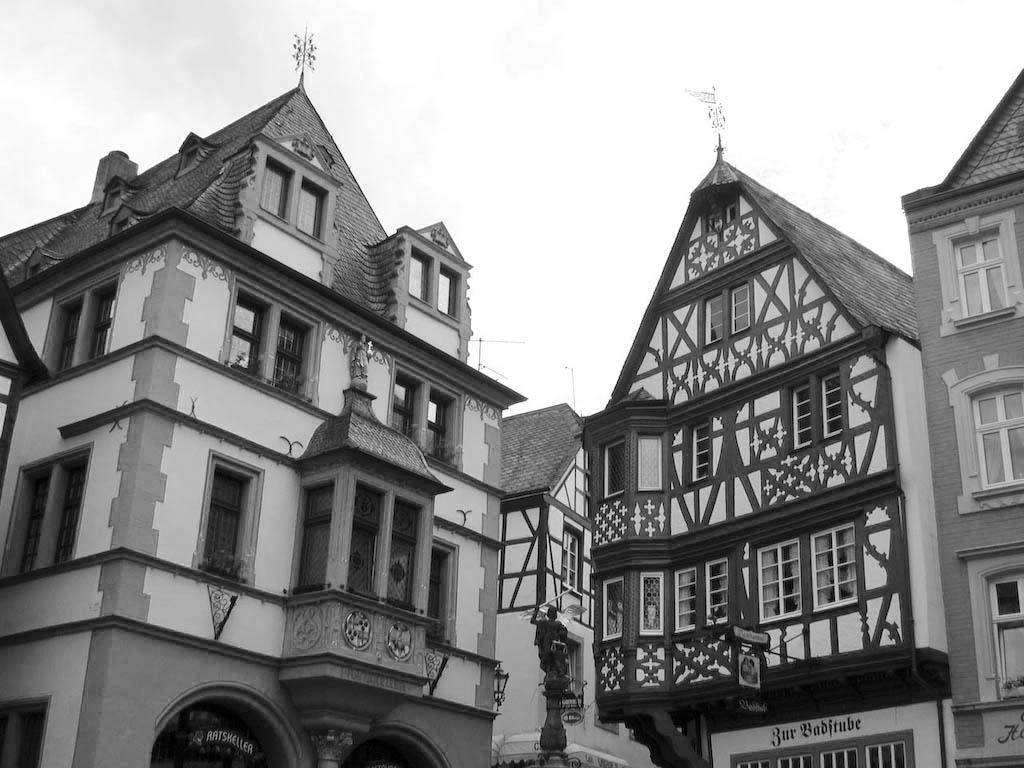
#> input picture last/house.jpeg, 1024 x 768 px
$ python 2.py
#> lines starting #> are read from the running program, lines starting #| are printed output that depends on the picture
import cv2
from matplotlib import pyplot as plt
import numpy as np

img = cv2.imread("house.jpeg",0)
#> img is the input picture: shape (768, 1024); min 0, max 255, mean 141.3

vertical_kernel = np.array([[-1,0,1],[-2,0,2],[-1,0,1]],np.int32)
horizontal_kernel = np.array([[-1,-2,-1],[0,0,0],[1,2,1]],np.int32)

v_img = cv2.filter2D(img,-1,vertical_kernel)
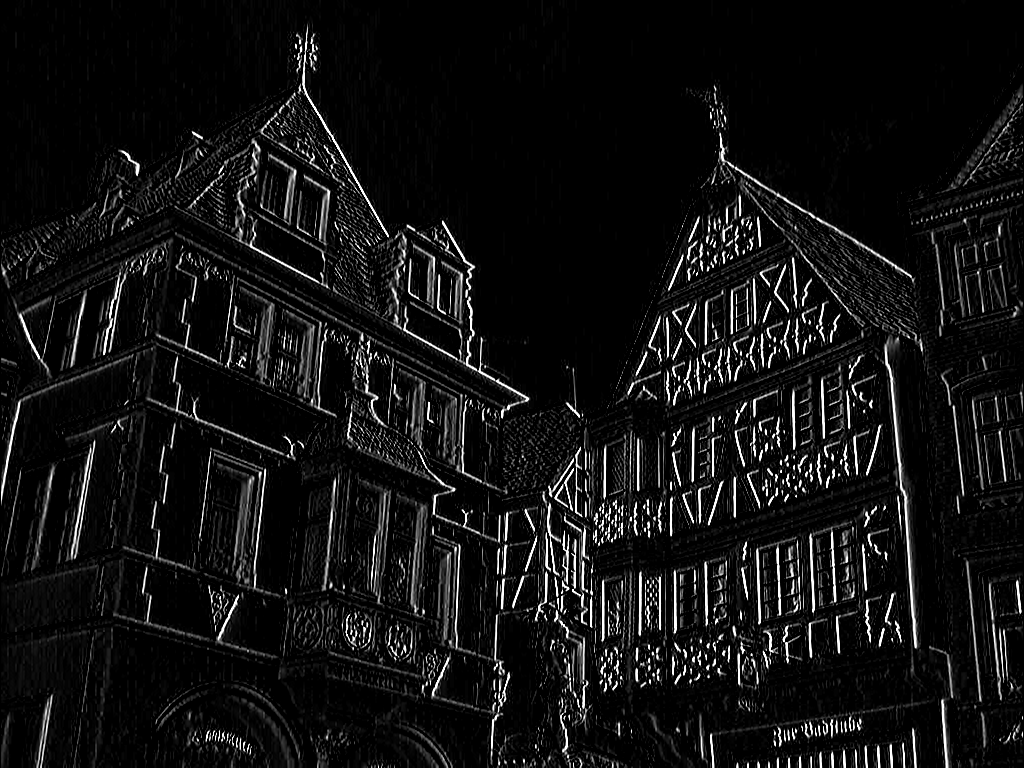
#> v_img: shape (768, 1024); min 0, max 255, mean 17.9
h_img = cv2.filter2D(img,-1,horizontal_kernel)
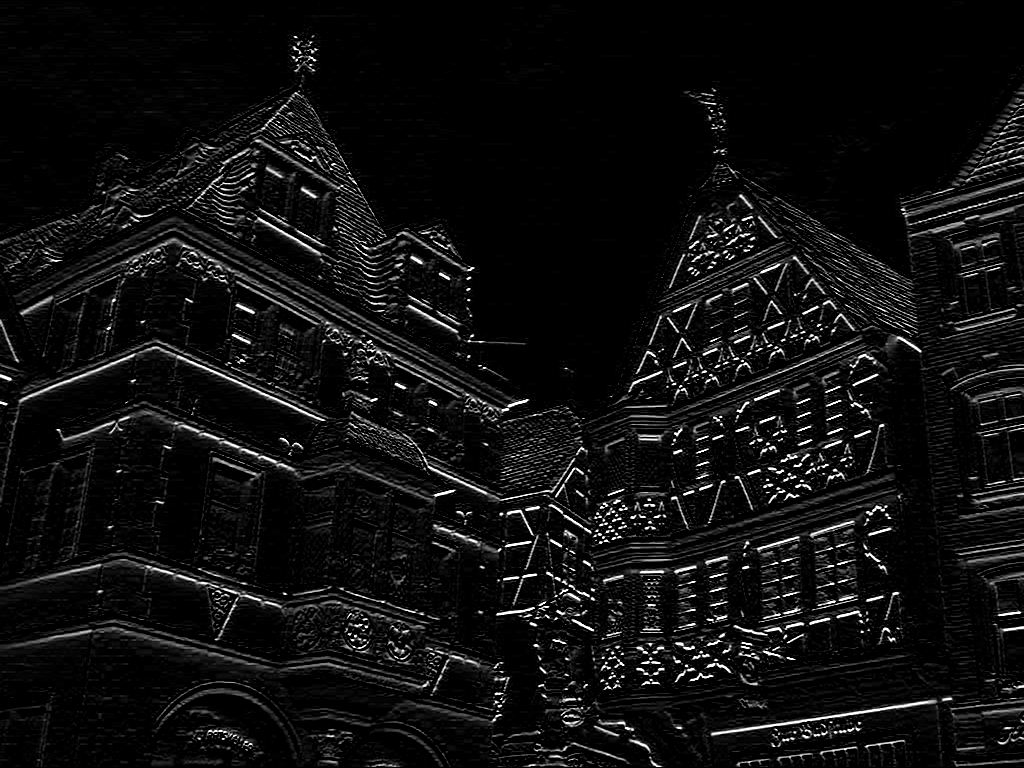
#> h_img: shape (768, 1024); min 0, max 255, mean 15.6

plt.subplot(121),plt.imshow(v_img,cmap='gray')
plt.title('Vertical Lines'),plt.xticks([]),plt.yticks([])
plt.subplot(122),plt.imshow(h_img,cmap='gray')
plt.title('Horizontal Lines'),plt.xticks([]),plt.yticks([])
plt.show()
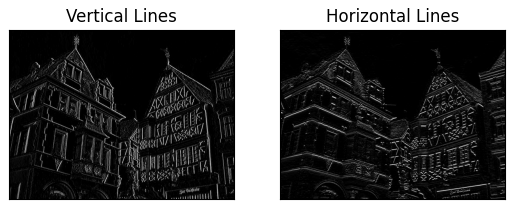
#> figure drawn by matplotlib, 2 panels

$ run again, with last/points.jpeg copied over last/house.jpeg
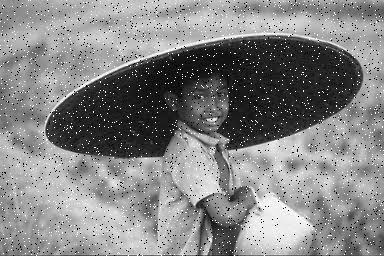
#> input picture last/points.jpeg, 384 x 256 px
#> img is the input picture: shape (256, 384); min 0, max 255, mean 132.5
#> `h_img = cv2.filter2D(img,-1,horizontal_kernel)`:
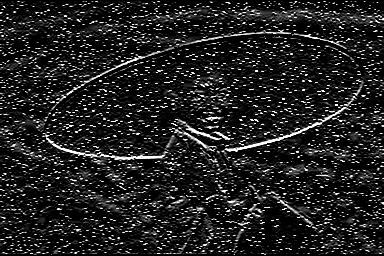
#> h_img: shape (256, 384); min 0, max 255, mean 33.3
#> `plt.show()`:
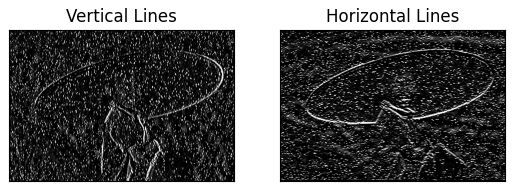
#> figure drawn by matplotlib, 2 panels
